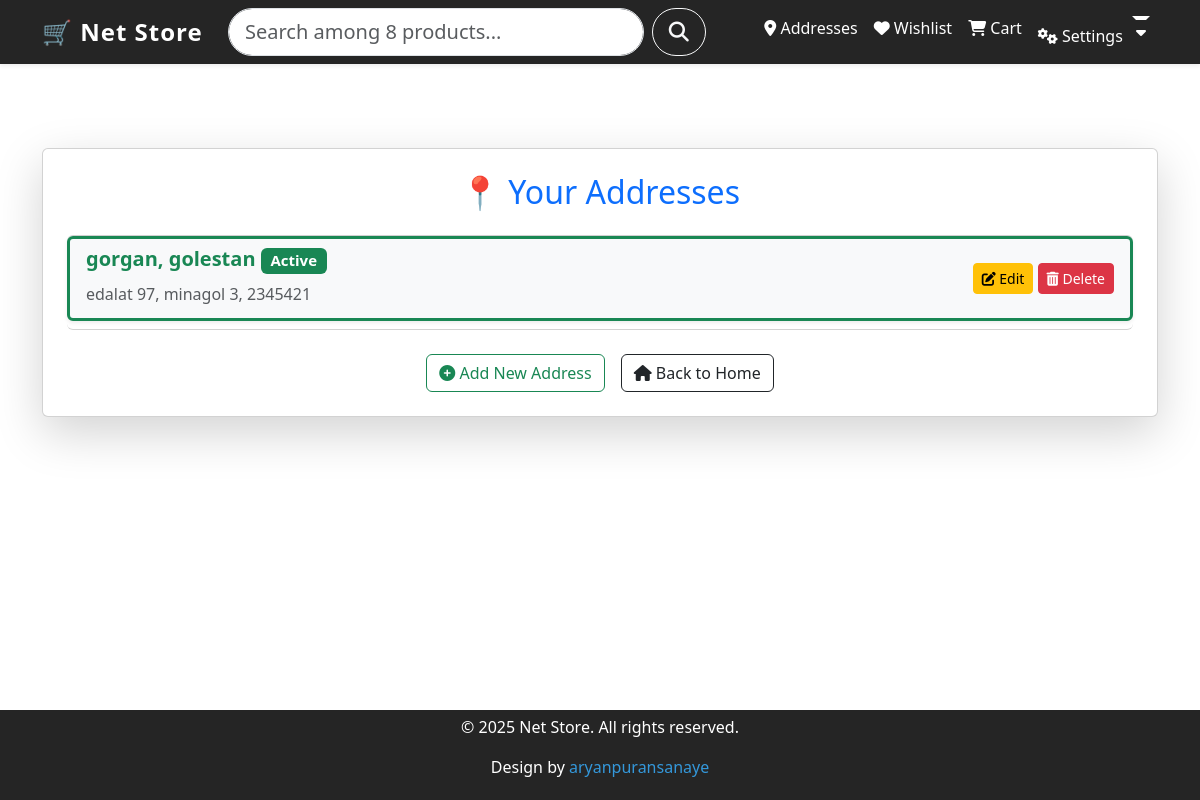
Before: /customers/address-list/ (signed in) with the older database file.
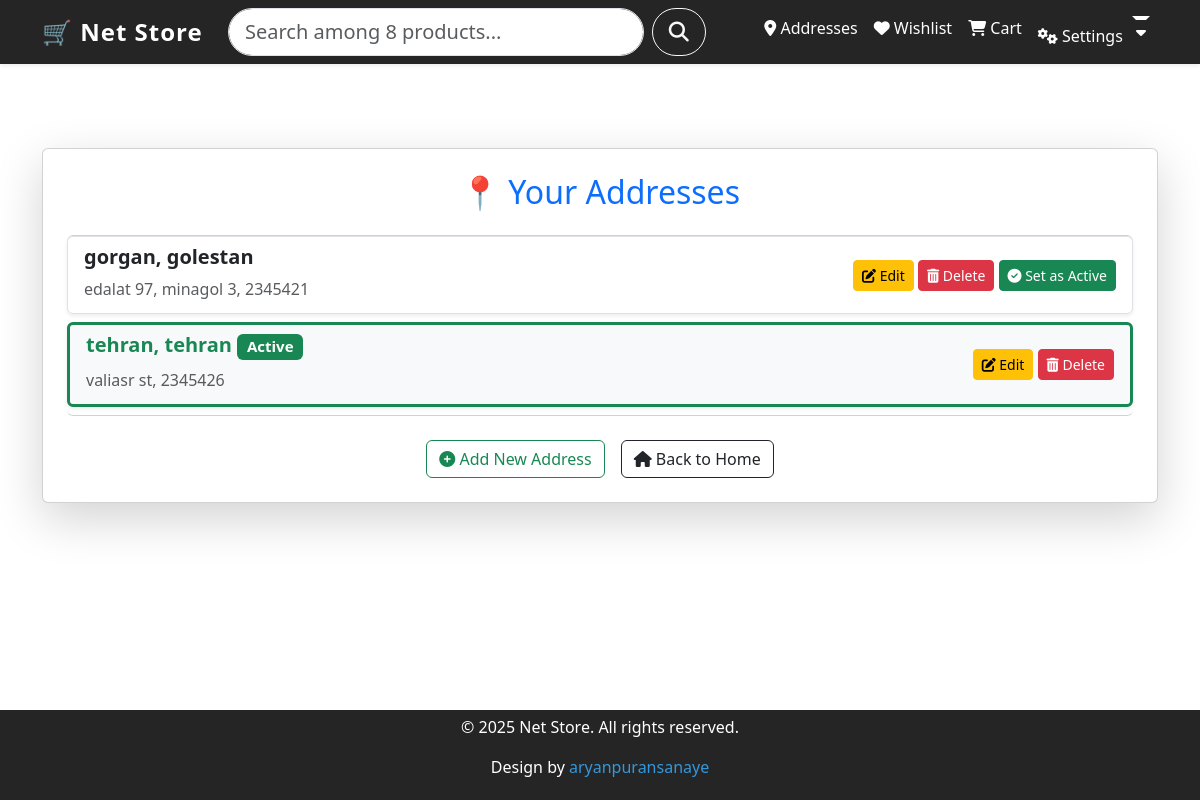
After: the same page with the newer database file.
### customers/models.py (models this page shows, shortened)
class Address(models.Model):
    customer = models.ForeignKey(Customer, on_delete=models.CASCADE)
    city = models.CharField(max_length=100)
    state = models.CharField(max_length=100)
    street = models.CharField(max_length=255)
    postal_code = models.CharField(max_length=10)
    is_active = models.BooleanField(default = False)
    created_at = models.DateTimeField(auto_now_add=True)

### customers/views.py (the view)
# urls.py: path('address-list/', views.address_list, name='address-list'),
@login_required
def address_list(request):
    customer = request.user.customer
    addresses = Address.objects.filter(customer = customer)
    return render(request, 'customers/address_list.html', {'addresses': addresses})

### products/context_processors.py (called while the page is built)
def products_count(request):
    count = Product.objects.count()
    return {'products_count': count}

### customers/templates/customers/address_list.html
{% extends "base.html" %}
{% block content %}
<div class="container mt-5">
    <div class="card shadow-lg p-4">
        <h2 class="text-center text-primary mb-4">📍 Your Addresses</h2>
        {% if addresses %}
            <div class="list-group">
                {% for address in addresses %}
                    <div class="list-group-item d-flex justify-content-between align-items-center shadow-sm rounded mb-2
                        {% if address.is_active %} border border-3 border-success bg-light {% endif %}">
                        <div>
                            <h5 class="fw-bold {% if address.is_active %} text-success {% endif %}">
                                {{ address.city }}, {{ address.state }}
                                {% if address.is_active %}
                                    <span class="badge bg-success">Active</span>
                                {% endif %}
                            </h5>
                            <p class="mb-1 text-muted">{{ address.street }}, {{ address.postal_code }}</p>
                        </div>
                        <div>
                            <a href="{% url 'customers:edit-address' address.id %}" class="btn btn-sm btn-warning">
                                <i class="fas fa-edit"></i> Edit
                            </a>
                            <a href="{% url 'customers:delete-address' address.id %}" class="btn btn-sm btn-danger">
                                <i class="fas fa-trash-alt"></i> Delete
                            </a>
                            {% if not address.is_active %}
                                <a href="{% url 'customers:set-active-address' address.id %}" class="btn btn-sm btn-success">
                                    <i class="fas fa-check-circle"></i> Set as Active
                                </a>
                            {% endif %}
                        </div>
                    </div>
                {% endfor %}
            </div>
        {% else %}
            <div class="alert alert-info text-center mt-3">
                <i class="fas fa-info-circle"></i> You have no saved addresses yet. Please add one.
            </div>
        {% endif %}
        <div class="d-flex justify-content-center gap-3 mt-4">
            <a href="{% url 'customers:address-create' %}" class="btn btn-outline-success">
                <i class="fas fa-plus-circle"></i> Add New Address
            </a>
            <a href="{% url 'products:home' %}" class="btn btn-outline-dark">
                <i class="fas fa-home"></i> Back to Home
            </a>
        </div>
    </div>
</div>
{% endblock %}

Changed rows visible on the page:
changed Address "gorgan": is_active "Active" → "Set as Active"
added Address: city "tehran", state "tehran", is_active "Active", street "valiasr st", postal_code "2345426"
